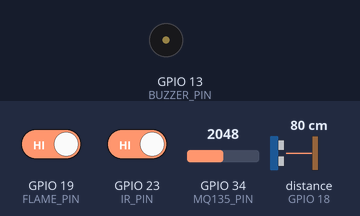
This sketch was run on a simulated ESP32. On the bench: buzzer (waves = sounding, pin HIGH). Wiring (inferred from the names in the program): ultrasonic range finder: trigger GPIO 4; echo GPIO 18. The test bench sets the inputs (shaded band); at power-on: GPIO 34 (MQ135_PIN) = 2048, GPIO 19 (FLAME_PIN) HIGH, GPIO 23 (IR_PIN) HIGH, distance to the obstacle (sensor on GPIO 18) 80 cm (analog values on the 0–4095 scale). The echo pulse lasts 58.3 µs per cm; pins used as bus, display or sensor lines are not drawn; what the sketch prints to the serial monitor is not drawn.

Above: at 1.7 s.
1.8 s: GPIO 34 (MQ135_PIN) set to 2965
3.3 s: GPIO 34 (MQ135_PIN) set to 3072
At 4.4 s:
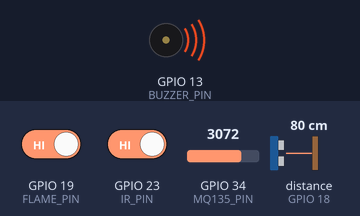
Timing chart, 0 to 6.3 s (numbered marks = the images above; inputs shaded):
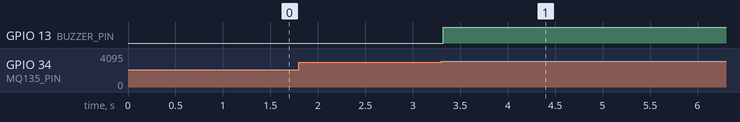

Measured:
- the behaviour switches between 2999 and 3000 on GPIO 34 (MQ135_PIN) (found by bisection; images 0 and 1)
- after the input at 1.8 s, every drawn part: stays the same
- after the input at 3.3 s, GPIO 13 (BUZZER_PIN): LOW → HIGH at once

The sketch:

stadiumsafe_esp32.ino
```cpp
/**
 * ==============================================================================
 * STADIUMSAFE AI — ESP32 HARDWARE SENSOR HUB FIRMWARE (ULTRA-RESILIENT)
 * Smart Crowd, Parking & Emergency Navigation System
 * ==============================================================================
 * College Engineering Project Prototype
 *
 * SENSORS CONNECTED:
 *  1. Ultrasonic Distance Sensor (HC-SR04) -> Real Crowd Density estimation
 *  2. Flame Sensor (Optical IR / LM393)    -> Real Fire Emergency Trigger
 *  3. MQ-135 Gas Sensor (A0)               -> Real Air Quality (>3000 Alarm Trigger)
 *  4. IR Obstacle Sensor (TCRT5000 / LM393)-> Real Smart Parking Space / Occupancy
 *  5. Optional Physical Buzzer (GPIO 13)   -> Audible Emergency Alarm
 *
 * ==============================================================================
 * HARDWARE CONNECTIONS (ZERO RESISTORS — DIRECT JUMPER WIRES ONLY!)
 * ==============================================================================
 *
 * 1. HC-SR04 ULTRASONIC SENSOR:
 *    - VCC  -> ESP32 VIN (5V from USB)  *** IMPORTANT: MUST BE 5V/VIN! ***
 *    - GND  -> ESP32 GND
 *    - TRIG -> ESP32 GPIO 5 (or GPIO 4 - code pulses BOTH simultaneously!)
 *    - ECHO -> ESP32 GPIO 18 (Direct wire — NO RESISTOR NEEDED!)
 *
 * 2. OPTICAL FLAME SENSOR (LM393):
 *    - VCC  -> ESP32 3.3V (3V3)
 *    - GND  -> ESP32 GND
 *    - D0   -> ESP32 GPIO 19 (Direct wire)
 *
 * 3. MQ-135 GAS / AIR QUALITY SENSOR:
 *    - VCC  -> ESP32 VIN (5V) or 3.3V
 *    - GND  -> ESP32 GND
 *    - A0   -> ESP32 GPIO 34 (Direct wire — ADC1 input)
 *
 * 4. IR OBSTACLE / PROXIMITY SENSOR (LM393):
 *    - VCC  -> ESP32 3.3V (3V3)
 *    - GND  -> ESP32 GND
 *    - OUT  -> ESP32 GPIO 23 (Direct wire — with INPUT_PULLUP)
 *    * NOTE: If the module's on-board LED is always ON, turn its blue
 *      potentiometer screw counter-clockwise until the LED turns OFF when clear.
 *
 * 5. OPTIONAL BUZZER:
 *    - POSITIVE (+) -> ESP32 GPIO 13
 *    - NEGATIVE (-) -> ESP32 GND
 *
 * ==============================================================================
 * ARDUINO IDE COMPILATION INSTRUCTIONS:
 *  - Board: Tools -> Board -> esp32 -> "ESP32 Dev Module"
 *  - Port: Select your ESP32 COM port
 *  - Upload Speed: 115200
 * ==============================================================================
 */

#include <WiFi.h>
#include <WebServer.h>

// ==============================================================================
// 1. OPERATION MODE CONFIGURATION
// ==============================================================================
// Set to 'false' for pure USB/COM mode (Recommended: Instant boot, zero brownouts, rock-solid!)
// Set to 'true' if you want the ESP32 to also connect to Wi-Fi and host HTTP endpoints
#define ENABLE_WIFI   false

const char* WIFI_SSID     = "Your_WiFI";
const char* WIFI_PASSWORD = "Your_WiFi_Password";

#if ENABLE_WIFI
WebServer server(80);
#endif

// ==============================================================================
// 2. HARDWARE GPIO PIN DEFINITIONS (ZERO RESISTORS)
// ==============================================================================
#define TRIG_PIN_A   5    // Ultrasonic Trigger Pin Option A (GPIO 5)
#define TRIG_PIN_B   4    // Ultrasonic Trigger Pin Option B (GPIO 4)
#define ECHO_PIN    18    // Ultrasonic Echo Pin (GPIO 18 - Direct wire, NO RESISTOR)

#define FLAME_PIN   19    // Flame Sensor Digital Output D0 (GPIO 19)
#define MQ135_PIN   34    // MQ-135 Analog Output A0 (GPIO 34 - ADC1)
#define IR_PIN      23    // IR Obstacle Sensor Output OUT (GPIO 23)
#define BUZZER_PIN  13    // Physical Buzzer Alarm Pin (GPIO 13)

// ==============================================================================
// 3. SENSOR LOGIC LEVELS & ALARM THRESHOLDS
// ==============================================================================
#define FLAME_ACTIVE_LEVEL   LOW    // LOW = Flame detected (LED on module lights up)

// IR SENSOR ACTIVE LEVEL:
// Standard LM393 modules output LOW when object is detected, HIGH when clear.
// If your IR sensor is ALWAYS ON when no object is there, change this to HIGH:
#define IR_ACTIVE_LEVEL      LOW   // Set to HIGH if your sensor outputs HIGH on object

// Air Quality Alarm Threshold
#define MQ135_ALARM_THRESHOLD 3000  // Alarm sounds if MQ135 exceeds 3000

// Telemetry streaming interval (400ms = 2.5 updates per second)
const unsigned long SENSOR_INTERVAL_MS = 400;

// Device Metadata
const char* DEVICE_NAME = "ESP32";
const char* DEVICE_ID   = "STADIUMSAFE-ESP32-01";
const char* DEVICE_ZONE = "Entry Gate A";

// Runtime Variables
unsigned long lastSampleTime = 0;
unsigned long packetCount    = 0;

float currentDistanceCm = 0.0;
bool  currentFlame      = false;
int   currentMq135Raw   = 800;
bool  currentIrDetected = false;
bool  wifiActive        = false;
bool  currentAlarm      = false;

// ==============================================================================
// SENSOR READING FUNCTIONS
// ==============================================================================

/**
 * Read Ultrasonic distance in cm using HC-SR04
 * Pulses BOTH GPIO 5 and GPIO 4 so whichever pin you plugged into, it triggers!
 */
float readUltrasonic() {
  digitalWrite(TRIG_PIN_A, LOW);
  digitalWrite(TRIG_PIN_B, LOW);
  delayMicroseconds(4);

  digitalWrite(TRIG_PIN_A, HIGH);
  digitalWrite(TRIG_PIN_B, HIGH);
  delayMicroseconds(10);
  digitalWrite(TRIG_PIN_A, LOW);
  digitalWrite(TRIG_PIN_B, LOW);

  if (digitalRead(ECHO_PIN) == HIGH) {
    delayMicroseconds(50);
  }

  long duration = pulseIn(ECHO_PIN, HIGH, 30000);

  if (duration <= 0) {
    return 0.0;
  }

  float dist = (duration * 0.0343) / 2.0;
  if (dist < 2.0)   dist = 2.0;
  if (dist > 400.0) dist = 400.0;

  return dist;
}

/**
 * Read Optical Flame Sensor (digital D0)
 */
bool readFlame() {
  int val = digitalRead(FLAME_PIN);
  return (val == FLAME_ACTIVE_LEVEL);
}

/**
 * Read MQ-135 Gas / Air Quality sensor (analog A0)
 */
int readMq135() {
  return analogRead(MQ135_PIN);
}

/**
 * Read IR Obstacle Sensor (digital OUT)
 */
bool readIr() {
  int val = digitalRead(IR_PIN);
  return (val == IR_ACTIVE_LEVEL);
}

/**
 * Build valid JSON telemetry string natively (No external ArduinoJson library needed)
 */
String buildJsonString() {
  String json = "{";
  json += "\"device\":\"" + String(DEVICE_NAME) + "\",";
  json += "\"device_id\":\"" + String(DEVICE_ID) + "\",";
  json += "\"zone\":\"" + String(DEVICE_ZONE) + "\",";
  json += "\"timestamp\":" + String(millis()) + ",";
  json += "\"sequence\":" + String(packetCount) + ",";
  json += "\"distance_cm\":" + String(currentDistanceCm, 1) + ",";
  json += "\"flame\":" + String(currentFlame ? "true" : "false") + ",";
  json += "\"mq135_raw\":" + String(currentMq135Raw) + ",";
  json += "\"ir_detected\":" + String(currentIrDetected ? "true" : "false") + ",";
  json += "\"alarm_active\":" + String(currentAlarm ? "true" : "false");
  json += "}";
  return json;
}

#if ENABLE_WIFI
// ==============================================================================
// HTTP REST API HANDLERS WITH CORS (FOR WI-FI MODE)
// ==============================================================================
void sendCorsHeaders() {
  server.sendHeader("Access-Control-Allow-Origin", "*");
  server.sendHeader("Access-Control-Allow-Methods", "GET, POST, OPTIONS");
  server.sendHeader("Access-Control-Allow-Headers", "Content-Type, Authorization, X-Requested-With");
}

void handleCorsPreflight() {
  sendCorsHeaders();
  server.send(204);
}

void handleSensorsApi() {
  sendCorsHeaders();
  String payload = buildJsonString();
  server.send(200, "application/json", payload);
}

void handleStatusApi() {
  sendCorsHeaders();
  String statusJson = "{";
  statusJson += "\"connected\":true,";
  statusJson += "\"wifi\":true,";
  statusJson += "\"ip\":\"" + WiFi.localIP().toString() + "\",";
  statusJson += "\"uptime\":" + String(millis()) + ",";
  statusJson += "\"device_id\":\"" + String(DEVICE_ID) + "\"";
  statusJson += "}";
  server.send(200, "application/json", statusJson);
}

void handleNotFound() {
  sendCorsHeaders();
  server.send(404, "application/json", "{\"error\":\"Endpoint not found\"}");
}
#endif

// ==============================================================================
// SETUP FUNCTION
// ==============================================================================
void setup() {
  Serial.begin(115200);
  delay(500);

  // Configure Pin Modes
  pinMode(TRIG_PIN_A, OUTPUT);
  pinMode(TRIG_PIN_B, OUTPUT);
  pinMode(ECHO_PIN, INPUT);
  pinMode(FLAME_PIN, INPUT);
  pinMode(IR_PIN, INPUT_PULLUP); // Enable pullup to prevent floating pin!
  pinMode(BUZZER_PIN, OUTPUT);

  digitalWrite(BUZZER_PIN, LOW);
  digitalWrite(TRIG_PIN_A, LOW);
  digitalWrite(TRIG_PIN_B, LOW);

  // Set 12-bit ADC resolution for MQ135 (0 - 4095)
  analogReadResolution(12);

#if ENABLE_WIFI
  WiFi.mode(WIFI_STA);
  WiFi.begin(WIFI_SSID, WIFI_PASSWORD);
  unsigned long wifiStart = millis();
  while (WiFi.status() != WL_CONNECTED && (millis() - wifiStart < 5000)) {
    delay(200);
  }
  if (WiFi.status() == WL_CONNECTED) {
    wifiActive = true;
    server.on("/api/sensors", HTTP_OPTIONS, handleCorsPreflight);
    server.on("/api/sensors", HTTP_GET,     handleSensorsApi);
    server.on("/api/status",  HTTP_OPTIONS, handleCorsPreflight);
    server.on("/api/status",  HTTP_GET,     handleStatusApi);
    server.onNotFound(handleNotFound);
    server.begin();
  }
#else
  WiFi.mode(WIFI_OFF);
#endif

  currentDistanceCm = readUltrasonic();
  currentFlame      = readFlame();
  currentMq135Raw   = readMq135();
  currentIrDetected = readIr();
  currentAlarm      = (currentFlame || currentMq135Raw >= MQ135_ALARM_THRESHOLD);

  Serial.println(buildJsonString());
}

// ==============================================================================
// MAIN LOOP
// ==============================================================================
void loop() {
#if ENABLE_WIFI
  if (wifiActive) {
    server.handleClient();
  }
#endif

  unsigned long now = millis();
  if (now - lastSampleTime >= SENSOR_INTERVAL_MS) {
    lastSampleTime = now;
    packetCount++;

    // 1. Read real physical hardware pins
    currentDistanceCm = readUltrasonic();
    currentFlame      = readFlame();
    currentMq135Raw   = readMq135();
    currentIrDetected = readIr();

    // 2. Alarm Trigger: Flame OR MQ135 >= 3000
    if (currentFlame || currentMq135Raw >= MQ135_ALARM_THRESHOLD) {
      currentAlarm = true;
      digitalWrite(BUZZER_PIN, HIGH); // Sound buzzer
    } else {
      currentAlarm = false;
      digitalWrite(BUZZER_PIN, LOW);  // Silence buzzer
    }

    // 3. Transmit clean JSON packet over USB Serial
    String jsonPacket = buildJsonString();
    Serial.println(jsonPacket);
  }
}
```
